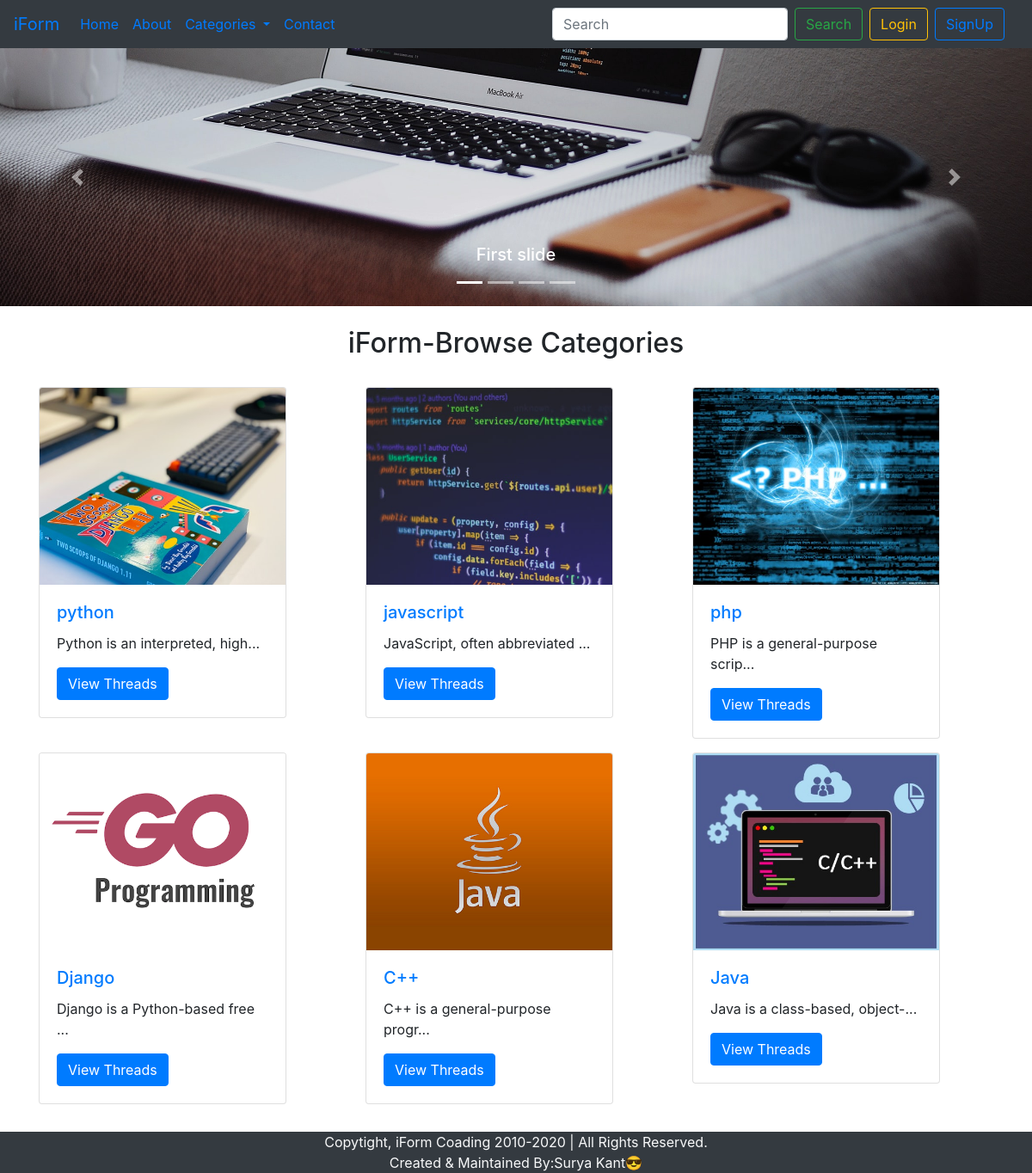
The page / on the database its author committed.
### tables this page shows
CREATE TABLE `tb_iform` (
  `c_id` int(11) NOT NULL,
  `c_name` varchar(255) NOT NULL,
  `c_desc` varchar(255) NOT NULL,
  `created` datetime DEFAULT current_timestamp()
);

### index.php (the view, shortened to what this page needs)
<!doctype html>
<html lang="en">
      <head>
            <link rel="stylesheet" href="https://stackpath.bootstrapcdn.com/bootstrap/4.5.2/css/bootstrap.min.css">
      </head>
            <body>
                  <?php require '.\sub-dir\_header.php'?>
                  <div id="carouselExampleCaptions" class="carousel slide" data-ride="carousel">
                        <ol class="carousel-indicators">
                              <li data-target="#carouselExampleCaptions" data-slide-to="0" class="active"></li>
                              <li data-target="#carouselExampleCaptions" data-slide-to="1"></li>
                              <li data-target="#carouselExampleCaptions" data-slide-to="2"></li>
                              <li data-target="#carouselExampleCaptions" data-slide-to="3"></li>
                        </ol>
                        <div class="carousel-inner">
                              <div class="carousel-item active">
                                    <img src=".\img\slider1.jpg" class="d-block w-100" alt="...">
                                    <div class="carousel-caption d-none d-md-block">
                                          <h5>First slide</h5>
                                    </div>
                              </div>
                        </div>
                        <a class="carousel-control-prev" href="#carouselExampleCaptions" role="button" data-slide="prev">
                              <span class="carousel-control-prev-icon" aria-hidden="true"></span>
                        </a>
                        <a class="carousel-control-next" href="#carouselExampleCaptions" role="button" data-slide="next">
                              <span class="carousel-control-next-icon" aria-hidden="true"></span>
                        </a>
                  </div>
                  <div class="container my-4" id="ques">
                        <h2 class="text-center my-4">iForm-Browse Categories</h2>
                        <div class="row my-4">
                              <?php
                                    $sql = "SELECT * FROM tb_iform";
                                    $result = mysqli_query($con,$sql);
                                    while($row = mysqli_fetch_assoc($result)){
                                          $cat_id  = $row['c_id'];
                                          $cat_name  = $row['c_name'];
                                          $cat_desc  = $row['c_desc'];
                                          echo '
                                                <div class="col-md-4 my-2">
                                                      <div class="card" style="width: 18rem;">
                                                            <img src=".\img\card'.$cat_id.'.jpg" class="card-img-top" alt="'.$cat_name.'">
                                                            <div class="card-body ">
                                                                  <h5 class="card-title"><a href="./threadslist.php?catid=' . $cat_id . '">' . $cat_name . '</a></h5>
                                                                  <p class="card-text">' . substr($cat_desc,0,30) . '...</p>
                                                                  <a href="./threadslist.php?catid=' . $cat_id . '" class="btn btn-primary">View Threads</a>
                                                            </div>
                                                      </div>
                                                </div>';
                                    }
                              ?>
                        </div>
                  </div>
                  <?php require '.\sub-dir\_footer.php'?>
      </body>
</html>

### sub-dir/_header.php (shortened to what this page needs)
<?php
      echo '<nav class="navbar navbar-expand-lg navbar-primary bg-dark">
                  <a class="navbar-brand" href=".\index.php">iForm</a>
                  <button class="navbar-toggler" type="button" data-toggle="collapse" data-target="#navbarSupportedContent" aria-controls="navbarSupportedContent" aria-expanded="false" aria-label="Toggle navigation">
                        <span class="navbar-toggler-icon"></span>
                  </button>
                  <div class="collapse navbar-collapse" id="navbarSupportedContent">
                        <ul class="navbar-nav mr-auto">
                              <li class="nav-item active">
                                    <a class="nav-link" href=".\index.php">Home <span class="sr-only">(current)</span></a>
                              </li>
                              <li class="nav-item">
                                    <a class="nav-link" href=".\about.php">About</a>
                              </li>
                              <li class="nav-item dropdown">
                                    <a class="nav-link dropdown-toggle" href="#" id="navbarDropdown" role="button" data-toggle="dropdown" aria-haspopup="true" aria-expanded="false">
                                          Categories
                                    </a>
                                    <div class="dropdown-menu my-2" aria-labelledby="navbarDropdown">';
                              echo '</div>
                              </li>
                              <li class="nav-item">
                                    <a class="nav-link" href=".\contacts.php">Contact</a>
                              </li>
                        </ul>
                        <div class=" row mx-2"> ';
                        if(isset($_SESSION['loggined']) && $_SESSION['loggined']=="true"){
                              echo '
                              <form class="form-inline my-2 my-lg-0" action="search.php" method="get">
                              <input class="form-control mr-sm-2" name="search" type="search" placeholder="Search" aria-label="Search">
                              <button class="btn btn-outline-success my-2 my-sm-0" type="submit">Search</button>
                              <p class="text-light my-0 mx-2">Welcome:'.$_SESSION['usermail'].'</p>
                              <a href="./sub-dir/_logout.php" class="btn btn-outline-warning  ml-2">Logout</a>
                        </form>';
                        }
                        else{
                              echo  '
                              <form class="form-inline my-2 my-lg-0">
                              <input class="form-control mr-sm-2" name="search" type="search" placeholder="Search" aria-label="Search">
                              <button class="btn btn-outline-success my-2 my-sm-0" type="submit">Search</button>
                              </form>
                              <button class="btn btn-outline-warning  ml-2" data-toggle="modal" data-target="#loginModal">Login</button>
                              <button class="btn btn-outline-primary  mx-2" data-toggle="modal" data-target="#signupModal">SignUp</button>';
                        }
                              echo '
                        </div>
                  </div>
            </nav>';
            require '.\sub-dir\_loginModal.php';
            require '.\sub-dir\_signupModal.php';
?>

### sub-dir/_loginModal.php (shortened to what this page needs)
<!doctype html>
<html lang="en">
      <head>
            <link rel="stylesheet" href="https://stackpath.bootstrapcdn.com/bootstrap/4.5.2/css/bootstrap.min.css">
      </head>
      <body>
      </body>
</html>

### sub-dir/_signupModal.php (shortened to what this page needs)
<!doctype html>
<html lang="en">
      <head>
            <link rel="stylesheet" href="https://stackpath.bootstrapcdn.com/bootstrap/4.5.2/css/bootstrap.min.css">
      </head>
      <body>
      </body>
</html>

### sub-dir/_footer.php
<div class="container-fluid bg-dark text-light">
      <p class="text-center mb-0"> Copytight, iForm Coading 2010-<?php echo date("Y");?>    |     All Rights Reserved.</p>
      <p class="text-center mb-0">Created & Maintained By:Surya Kant😎</p>
</div>

### index.php (style rules this page uses)
#ques { min-height:433px; }

### rows shown on the page
tb_iform: shows a picture, c_name "python", c_desc "Python is an interpreted, high"
tb_iform: shows a picture, c_name "javascript", c_desc "JavaScript, often abbreviated"
tb_iform: shows a picture, c_name "php", c_desc "PHP is a general-purpose scrip"
tb_iform: shows a picture, c_name "Django", c_desc "Django is a Python-based free"
tb_iform: shows a picture, c_name "C++", c_desc "C++ is a general-purpose progr"
tb_iform: shows a picture, c_name "Java", c_desc "Java is a class-based, object-"
